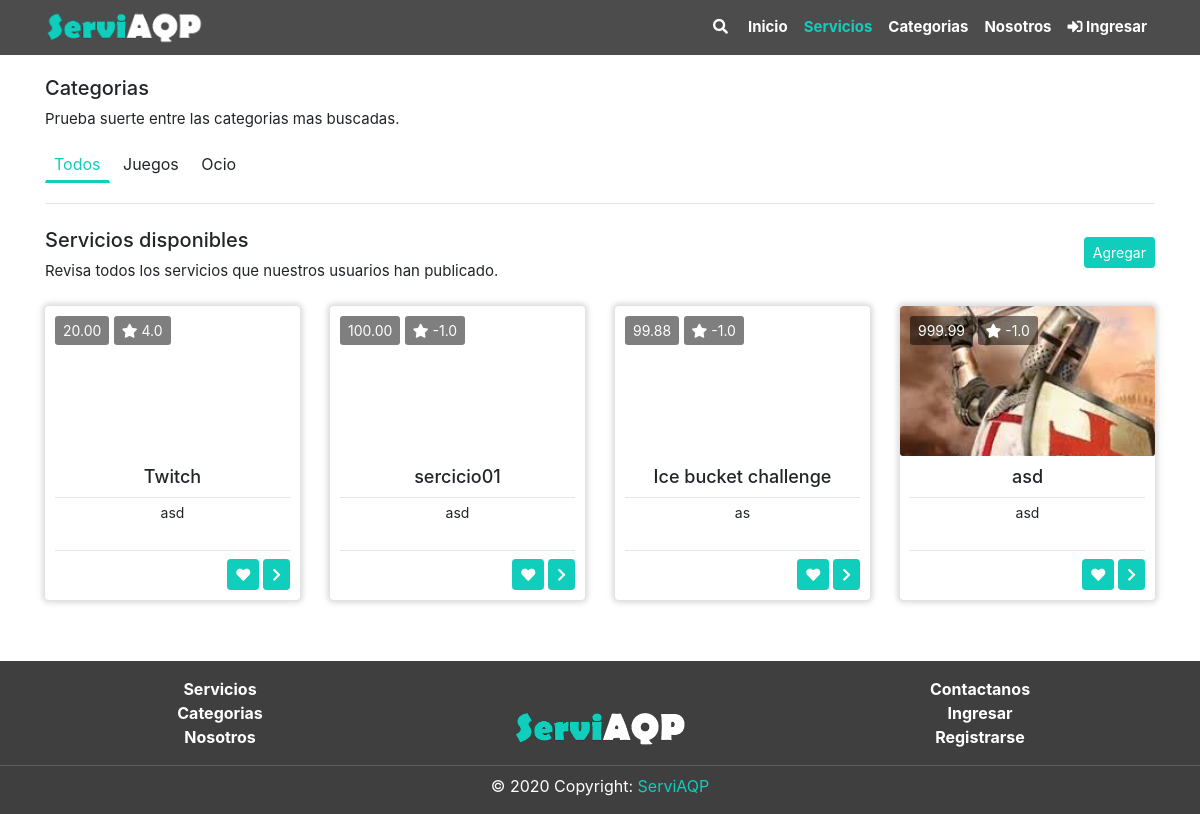
Page /servicios/index.php on the earlier database version.
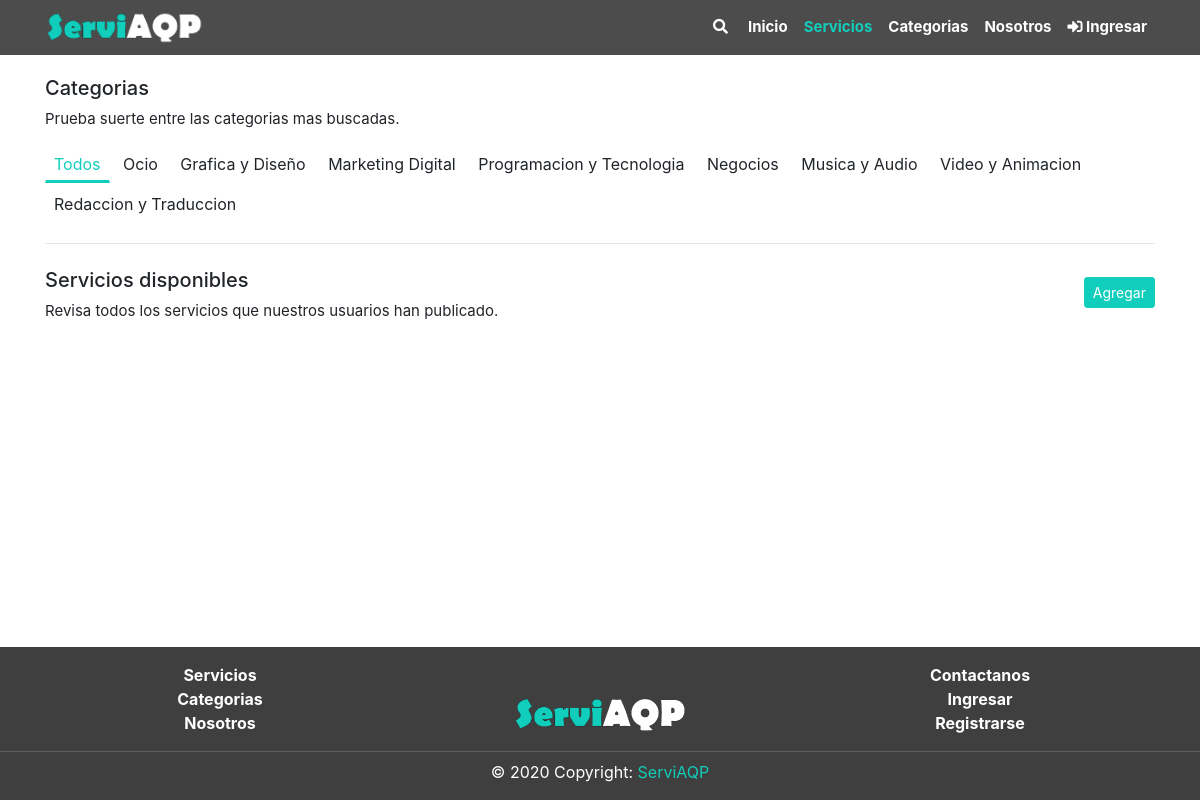
Same page on the later database version.
### tables this page shows
CREATE TABLE `categoria` (
  `CatId` int(11) NOT NULL,
  `CatNom` varchar(60) NOT NULL,
  `CatDes` text NOT NULL,
  `CatEstReg` int(1) NOT NULL DEFAULT 1,
  `CatFecCre` timestamp NOT NULL DEFAULT current_timestamp() ON UPDATE current_timestamp()
);

CREATE TABLE `servicio` (
  `SerID` int(11) NOT NULL,
  `SerUsuID` int(11) NOT NULL,
  `SerCatID` int(11) NOT NULL,
  `SerSubCatID` int(11) NOT NULL,
  `SerPreFre` text NOT NULL,
  `SerDes` text NOT NULL,
  `SerEstReg` int(1) NOT NULL DEFAULT 1,
  `SerFecCre` timestamp NOT NULL DEFAULT current_timestamp(),
  `SerNom` varchar(90) NOT NULL,
  `SerPre` decimal(9,2) NOT NULL,
  `SerVal` decimal(2,1) NOT NULL DEFAULT -1.0
);

CREATE TABLE `servicio_img` (
  `SerImgId` int(11) NOT NULL,
  `SerImgSerId` int(11) NOT NULL,
  `SerImgNom` varchar(90) NOT NULL,
  `SerImgTip` varchar(20) NOT NULL,
  `SerImgEstReg` int(11) NOT NULL DEFAULT 1,
  `SerImgFecCre` timestamp NOT NULL DEFAULT current_timestamp() ON UPDATE current_timestamp()
);

### servicios/index.php (the view, shortened to what this page needs)
<?php
include("../includes/header.php");
?>
<div class="section pt-3 ">
	<div class="container">
		<div>
			<h5>Categorias</h5>
			<p>Prueba suerte entre las categorias mas buscadas.</p>
		</div>
		<div>
			<a class="btn btn-sm mb-1 boton_menu bm_select filc" onclick="filtrarC(-1)" id="filc-1">Todos</a>
			<?php
			$queryC = "SELECT * FROM categoria where CatEstReg = 1";
			$resultProduct = mysqli_query($conn, $queryC);
			while ($rowC = mysqli_fetch_array($resultProduct)) {
			?>
				<a class="btn btn-sm mb-1 boton_menu filc" id="filc<?= $rowC['CatId'] ?>" onclick="filtrarC(<?= $rowC['CatId'] ?>)"><?= $rowC['CatNom'] ?></a>
			<?php
			}
			?>
		</div>
		<hr class="mt-3">
		<div class="row">
				<?php
					include("recargables/subcategoria.php");
				?>
			<div class="col">
				<div class="mt-2 mb-2">
					<div class="row">
						<div class="col ">
							<h5>Servicios disponibles</h5>
							<p>Revisa todos los servicios que nuestros usuarios han publicado.</p>
						</div>
						<div class="col-auto align-self-center mb-3">
							<button type="button" class="btn btn-primary btn-sm float-right mb-1" data-toggle="modal" data-target="#exampleModal" data-whatever="@mdo">Agregar</button>
						</div>
					</div>
				</div>
				<div id="ServicioCard">
					<?php
					include("recargables/ServiciosCard.php");
					?>
				</div>
			</div>
		</div>
	</div>
</div>
<?php
include("../includes/footer.php")
?>

### servicios/recargables/ServiciosCard.php (shortened to what this page needs)
<div class="row justify-content-right">
<?php
$query = "SELECT * FROM `servicio` WHERE `SerEstReg` = 1";
$resultProduct = mysqli_query($conn, $query);
while ($row = mysqli_fetch_array($resultProduct)) {
    $query2 = "SELECT  SerImgNom FROM servicio_img where SerImgSerId=" . $row['SerID'];
    $result = mysqli_query($conn, $query2);
    if ($row2 = mysqli_fetch_array($result)) {
        $dirImg = trim($row2[0]);
    }
    $dirFin = '/ServiAQP/servicios/img/' . $dirImg;
?>
    <div class="col-sm-6 col-md-4 col-lg-3 col-xl-3">
        <div class="card mb-4 border-0 card-ani">
            <div class="imageny card-img" style="background-image:url('<?= $dirFin ?>');">
            </div>
            <div class="card-img-overlay pad_serv">
                <a class="btn  btn-sm informacion-btn"><?= $row['SerPre'] ?></a>
                <a class="btn  btn-sm informacion-btn"><i class="fas fa-star"></i> <?= $row['SerVal'] ?></a>
            </div>
            <div class="card-body text-center pad_body_ser">
                <h3 class="card-title pad_title_serv"><?= $row['SerNom'] ?></h3>
                <hr class="pt-0 mt-0 mb-1">
                <textarea disabled class="descrip text-center"><?= $row['SerDes'] ?></textarea>
                <hr class="pt-0 mt-0 mb-2">
                <?php
                    if(isset($user)){
                        $user1       = $user['UsuID'];
                        $id = $row['SerID'];
                        $queryF ="SELECT * FROM favoritos WHERE FavUsuID = $user1 and FavSerID=$id";
                        $resultProductF = mysqli_query($conn, $queryF);
                        $totalF = mysqli_num_rows($resultProductF);
                    }else{
                        $totalF = 0;
                    }
                ?>
                <a href="view/?id=<?= $row['SerID'] ?>" class="float-right btn btn-primary btn-sm ml-1"><em class="fas fa-chevron-right"></em></a>
                <a href="" class="float-right btn btn-primary btn-sm card-link ani_heart <?php if($totalF>0) echo"btn-disabled"?>" <?php if($totalF>0) echo"disabled"?> onclick="favoritos(<?=$row['SerID']?>)"><em class="fas fa-heart"></em></a>
            </div>
        </div>
    </div>
<?php
    }
?>
</div>

Differences in the rows shown:
removed categoria: CatNom "Juegos"
removed servicio: SerPre "20.00", SerVal "4.0", SerNom "Twitch", SerDes "asd"
removed servicio: SerPre "100.00", SerVal "-1.0", SerNom "sercicio01", SerDes "asd"
removed servicio: SerPre "99.88", SerVal "-1.0", SerNom "Ice bucket challenge", SerDes "as"
removed servicio: servicio_img.SerImgNom (picture), SerPre "999.99", SerVal "-1.0", SerNom "asd", SerDes "asd"
added categoria: CatNom "Grafica y Diseño"
added categoria: CatNom "Marketing Digital"
added categoria: CatNom "Programacion y Tecnologia"
added categoria: CatNom "Negocios"
added categoria: CatNom "Musica y Audio"
added categoria: CatNom "Video y Animacion"
added categoria: CatNom "Redaccion y Traduccion"
